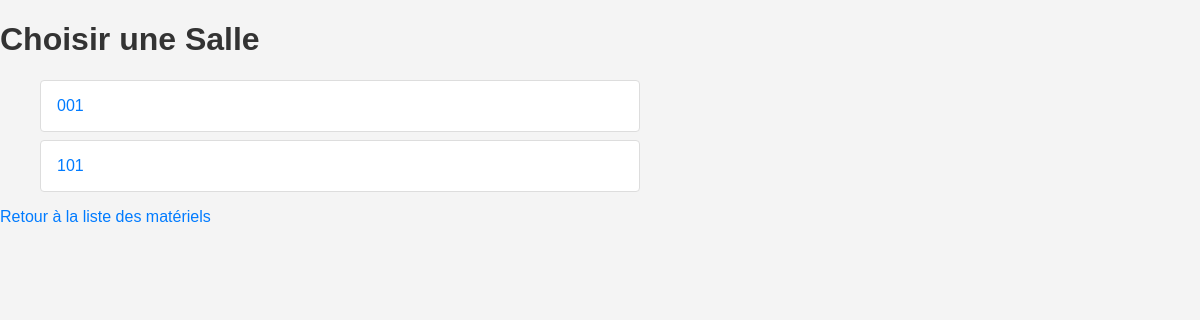
The app's page /pret/salles/, older data.
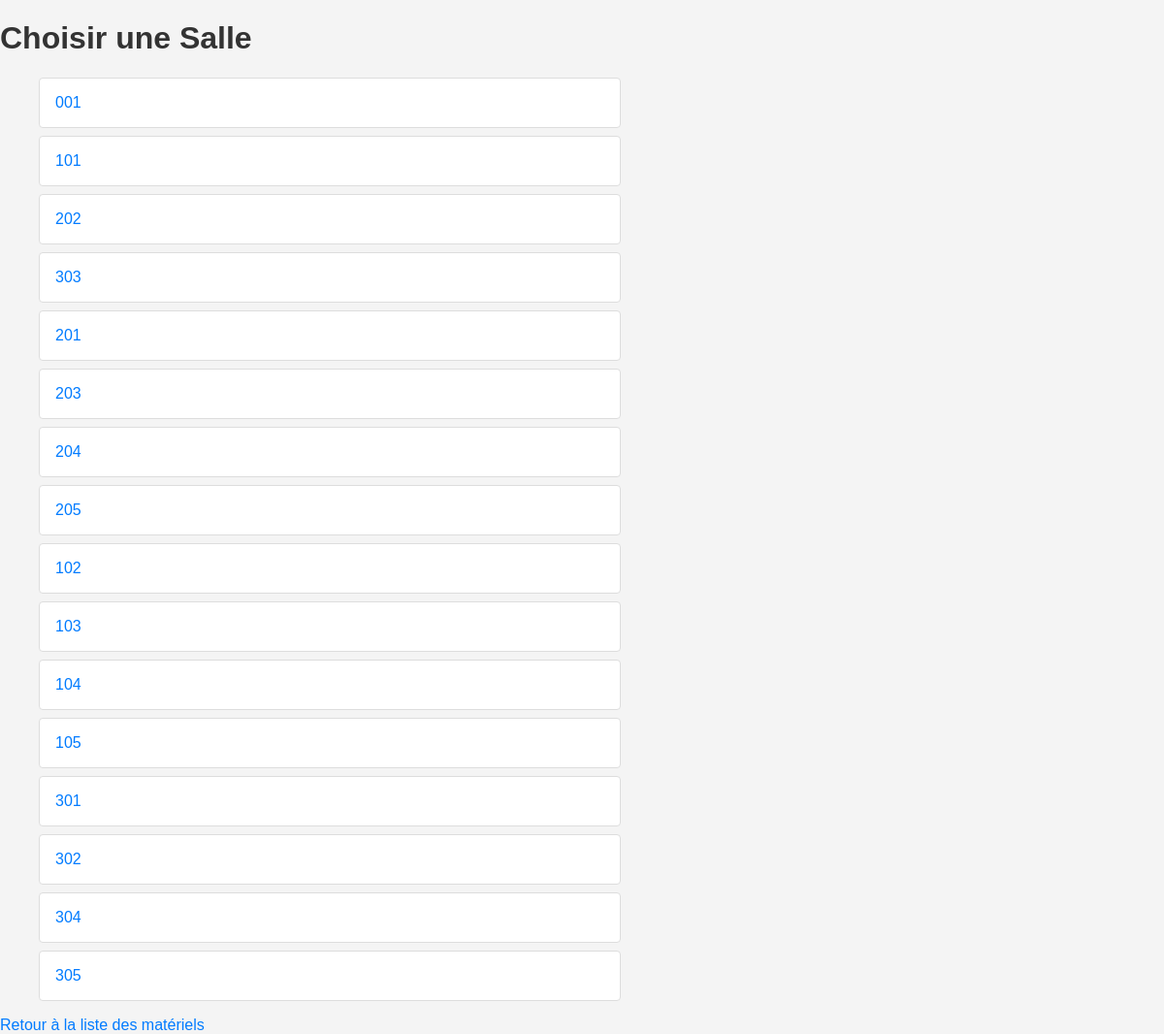
The same page, newer data.
### pret/models.py (models this page shows, shortened)
class Salle(models.Model):
    numero = models.CharField(max_length=10)

### pret/views.py (the view)
# urls.py: path('salles/', views.liste_salles, name='liste_salles'),
def liste_salles(request):
    salles = Salle.objects.all()
    return render(request, 'pret/liste_salles.html', {'salles': salles})

### pret/templates/pret/liste_salles.html (shortened to what this page needs)
<!DOCTYPE html>
<html>
<head>
    {% load static %}
    <link rel="stylesheet" type="text/css" href="{% static 'styles.css' %}">
</head>
<body>
    <h1>Choisir une Salle</h1>
    <ul>
        {% for salle in salles %}
        <li>
            <a href="{% url 'materiels_salle' salle.id %}">{{ salle.numero }}</a>
        </li>
        {% endfor %}
    </ul>
    <a href="{% url 'index' %}">Retour à la liste des matériels</a>
</body>
</html>

Row changes from the older to the newer data that the page shows:
added Salle: numero "202"
added Salle: numero "303"
added Salle: numero "201"
added Salle: numero "203"
added Salle: numero "204"
added Salle: numero "205"
added Salle: numero "102"
added Salle: numero "103"
added Salle: numero "104"
added Salle: numero "105"
added Salle: numero "301"
added Salle: numero "302"
added Salle: numero "304"
added Salle: numero "305"
